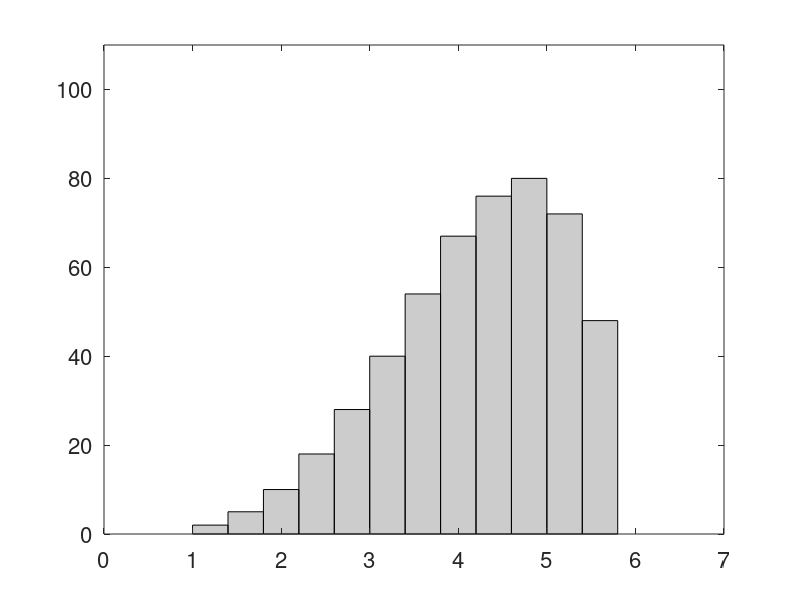
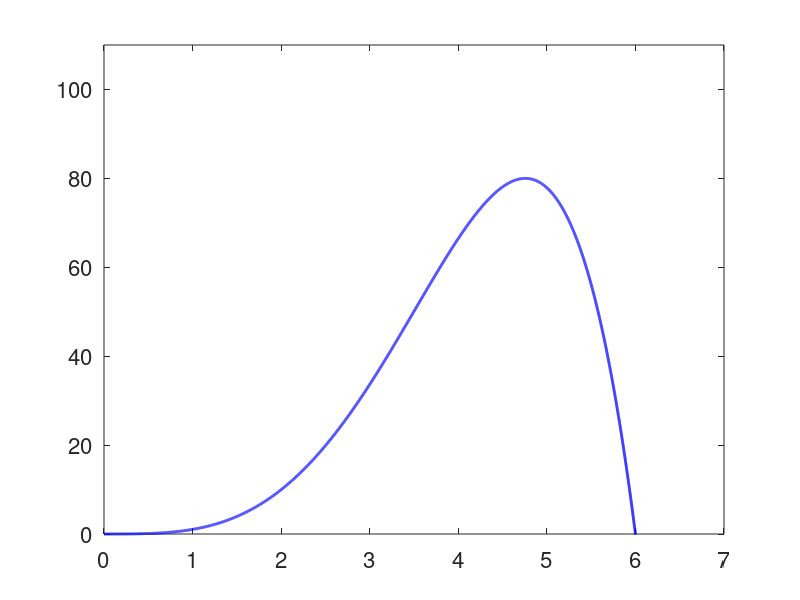
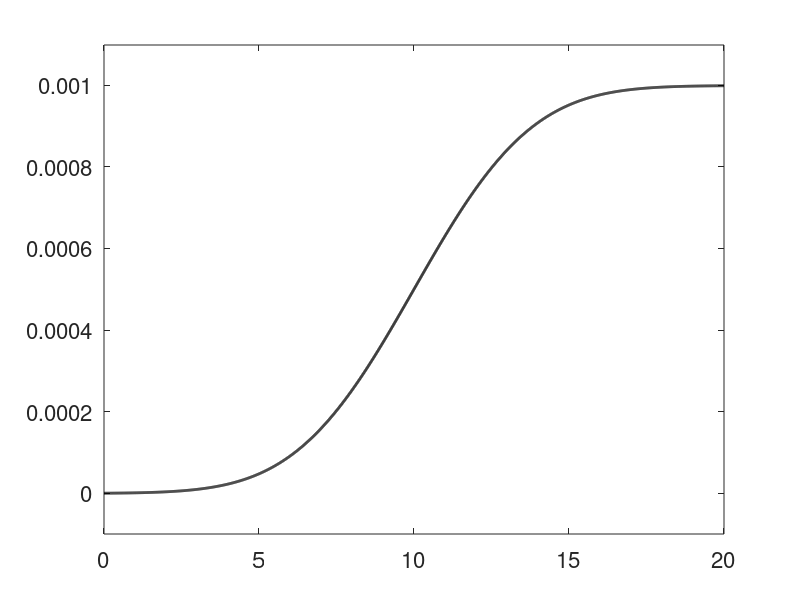

These figures' MATLAB source, in order:
close all
clear all

% discrete

x1 = 0:.4:8;
z1 = (15-x1-((x1-3).^2)).*(x1./5).^3;
%z1 = pdf('norm',x1,10,3);
%z1 = z1.*x1.^5;
z1 = z1./max(z1)*80;

y1=[];
for k = 1:length(x1)
    for l = 0:round(z1(k))-1
        y1 = [y1,x1(k)];
    end
end

figure(1)
hist(y1,x1)
axis([0 7 0 110])
set(gca,'FontSize',16)
set(get(gca,'child'),'FaceColor',[0.8,0.8,0.8],'EdgeColor','black')

% smooth continuous

x2 = 0:.001:8;
z2 = (15-x2-((x2-3).^2)).*(x2./5).^3;
z2 = z2./max(z2)*80;

figure(2)
plot(x2,z2,'Color','blue','LineWidth',2)
axis([0 7 0 110])
set(gca,'FontSize',16)

% continuous 

xc = 0:.01:20;
yc = normpdf(xc,10,3);
yc = cumsum(yc);
yc = yc ./sum(yc);

figure(3)
p1 = plot(xc,yc,'Color','black','LineWidth',2)
axis([0 20 -0.0001 max(yc)*1.1])
set(gca,'FontSize',16)
